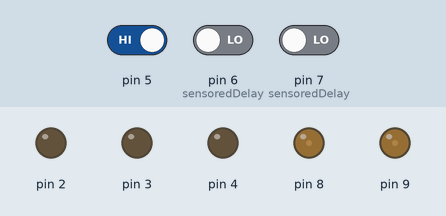
Simulated run of this sketch. Board: Arduino Uno, built with avr-gcc and run on an emulated ATmega328P. On the bench: output pins drawn as LEDs (lit = HIGH). Dashed ring = blinking. The test bench sets the inputs (shaded band); at power-on: pin 5 HIGH, pin 6 (sensoredDelay) LOW, pin 7 (sensoredDelay) LOW.

Above: at 1.2 s.
1.3 s: pin 5 driven LOW
At 1.9 s:
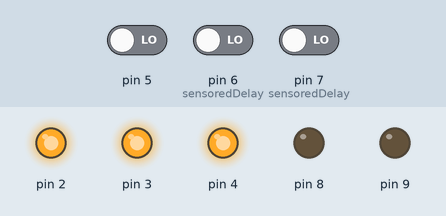
4.3 s: pin 6 (sensoredDelay) driven HIGH
At 6.1 s:
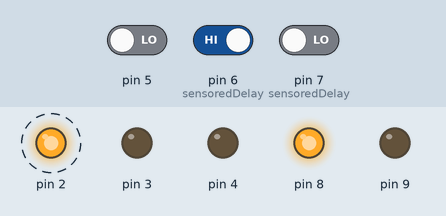
7.3 s: pin 7 (sensoredDelay) driven HIGH
At 8.9 s:
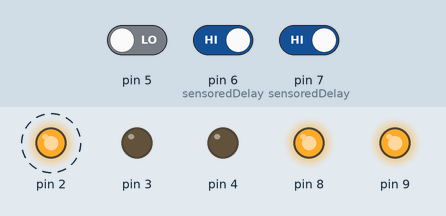
10.3 s: pin 6 (sensoredDelay) driven LOW
At 11.1 s:
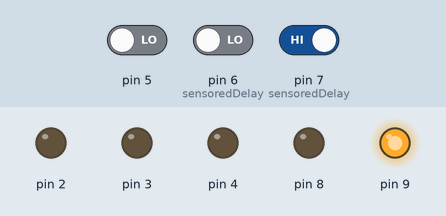
13.3 s: pin 5 driven HIGH
At 15.1 s:
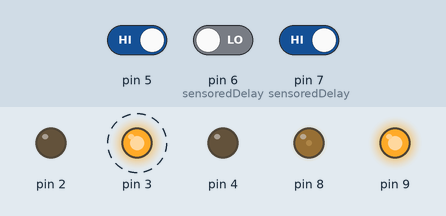
16.3 s: pin 7 (sensoredDelay) driven LOW
At 17.9 s:
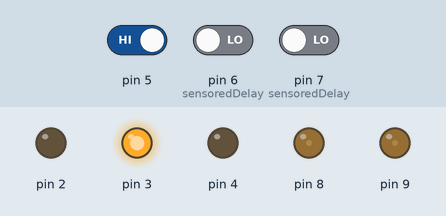
Timing chart, 0 to 26.3 s (numbered marks = the images above; inputs shaded):
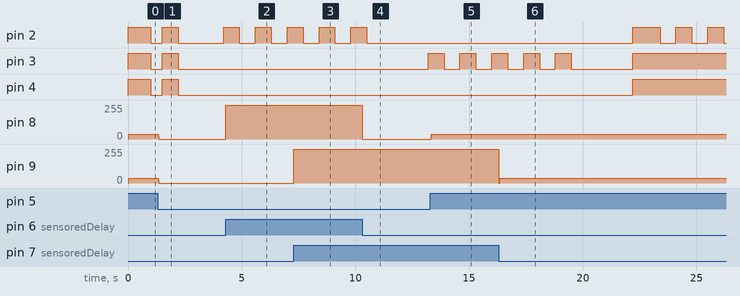

The sketch:

adapter.ino
```cpp
void setup() {
    pinMode(2, OUTPUT);
    pinMode(3, OUTPUT);
    pinMode(4, OUTPUT);

    pinMode(5, INPUT);
    pinMode(6, INPUT);
    pinMode(7, INPUT);

    pinMode(8, OUTPUT);
    pinMode(9, OUTPUT);
}

void loop() {
  ani();
}

void sensoredDelay(int time) {
    unsigned long startTime = millis();
    while (millis() - startTime < time) {
        if ((digitalRead(6) == HIGH && digitalRead(5) == LOW) ||
            (digitalRead(6) == HIGH && digitalRead(7) == HIGH && digitalRead(5) == LOW) ||
            (digitalRead(5) == HIGH && digitalRead(6) == LOW)
        ) {
            digitalWrite(8, HIGH);
        }
        if (digitalRead(6) == LOW) {
            digitalWrite(8, LOW);
        }
        if ((digitalRead(7) == HIGH && digitalRead(5) == LOW) ||
            (digitalRead(6) == HIGH && digitalRead(7) == HIGH && digitalRead(5) == LOW) ||
            (digitalRead(5) == HIGH && digitalRead(7) == LOW)
        ) {
            digitalWrite(9, HIGH);
        }
        if (digitalRead(7) == LOW) {
            digitalWrite(9, LOW);
        }
    }
}

void ani() {
    digitalWrite(2, HIGH);
    digitalWrite(3, HIGH);
    digitalWrite(4, HIGH);
    sensoredDelay(1000);

    digitalWrite(2, LOW);
    digitalWrite(3, LOW);
    digitalWrite(4, LOW);
    sensoredDelay(500);

    digitalWrite(2, HIGH);
    digitalWrite(3, HIGH);
    digitalWrite(4, HIGH);
    sensoredDelay(700);

    digitalWrite(2, LOW);
    digitalWrite(3, LOW);
    digitalWrite(4, LOW);
    sensoredDelay(2000);

    digitalWrite(2, HIGH); sensoredDelay(700); digitalWrite(2, LOW); sensoredDelay(700);
    digitalWrite(2, HIGH); sensoredDelay(700); digitalWrite(2, LOW); sensoredDelay(700);
    digitalWrite(2, HIGH); sensoredDelay(700); digitalWrite(2, LOW); sensoredDelay(700);
    digitalWrite(2, HIGH); sensoredDelay(700); digitalWrite(2, LOW); sensoredDelay(700);
    digitalWrite(2, HIGH); sensoredDelay(700); digitalWrite(2, LOW); sensoredDelay(700);

    sensoredDelay(2000);

    digitalWrite(3, HIGH); sensoredDelay(700); digitalWrite(3, LOW); sensoredDelay(700);
    digitalWrite(3, HIGH); sensoredDelay(700); digitalWrite(3, LOW); sensoredDelay(700);
    digitalWrite(3, HIGH); sensoredDelay(700); digitalWrite(3, LOW); sensoredDelay(700);
    digitalWrite(3, HIGH); sensoredDelay(700); digitalWrite(3, LOW); sensoredDelay(700);
    digitalWrite(3, HIGH); sensoredDelay(700); digitalWrite(3, LOW); sensoredDelay(700);

    sensoredDelay(2000);

    digitalWrite(2, HIGH);
    digitalWrite(3, HIGH);
    digitalWrite(4, HIGH);
    sensoredDelay(500);
    digitalWrite(2, HIGH); sensoredDelay(700); digitalWrite(2, LOW); sensoredDelay(700);
    digitalWrite(2, HIGH); sensoredDelay(700); digitalWrite(2, LOW); sensoredDelay(700);
    digitalWrite(2, HIGH); sensoredDelay(700); digitalWrite(2, LOW); sensoredDelay(700);
    digitalWrite(2, HIGH); sensoredDelay(700); digitalWrite(2, LOW); sensoredDelay(700);
    digitalWrite(2, HIGH); sensoredDelay(700); digitalWrite(2, LOW); sensoredDelay(700);
    digitalWrite(2, LOW);
    digitalWrite(3, LOW);
    digitalWrite(4, LOW);

    sensoredDelay(2000);

    digitalWrite(3, HIGH); sensoredDelay(700); digitalWrite(3, LOW); sensoredDelay(700);
    digitalWrite(3, HIGH); sensoredDelay(700); digitalWrite(3, LOW); sensoredDelay(700);
    digitalWrite(2, HIGH);
    digitalWrite(3, HIGH);
    digitalWrite(4, HIGH);
    digitalWrite(3, HIGH); sensoredDelay(700); digitalWrite(3, LOW); sensoredDelay(700);
    digitalWrite(3, HIGH); sensoredDelay(700); digitalWrite(3, LOW); sensoredDelay(700);
    digitalWrite(3, HIGH); sensoredDelay(700); digitalWrite(3, LOW); sensoredDelay(700);
    digitalWrite(2, LOW);
    digitalWrite(3, LOW);
    digitalWrite(4, LOW);

    sensoredDelay(2000);

    digitalWrite(2, HIGH); digitalWrite(3, HIGH); sensoredDelay(700); digitalWrite(2, LOW); digitalWrite(3, LOW); sensoredDelay(700);
    digitalWrite(2, HIGH); digitalWrite(3, HIGH); sensoredDelay(700); digitalWrite(2, LOW); digitalWrite(3, LOW); sensoredDelay(700);
    digitalWrite(2, HIGH); digitalWrite(3, HIGH); sensoredDelay(700); digitalWrite(2, LOW); digitalWrite(3, LOW); sensoredDelay(700);
    digitalWrite(2, HIGH); digitalWrite(3, HIGH); sensoredDelay(700); digitalWrite(2, LOW); digitalWrite(3, LOW); sensoredDelay(700);
    digitalWrite(2, HIGH); digitalWrite(3, HIGH); sensoredDelay(700); digitalWrite(2, LOW); digitalWrite(3, LOW); sensoredDelay(700);

    sensoredDelay(2000);
}
```

Measured:
- after the input at 1.3 s, pin 8, pin 9: 34/255 → 0/255 at once
- after the input at 4.3 s, pin 8: 0/255 → 255/255 at once
- after the input at 7.3 s, pin 9: 0/255 → 255/255 at once
- after the input at 10.3 s, pin 8: 255/255 → 0/255 at once
- after the input at 13.3 s, pin 8: 0/255 → 36/255 at once
- after the input at 16.3 s, pin 9: 255/255 → 34/255 at once
